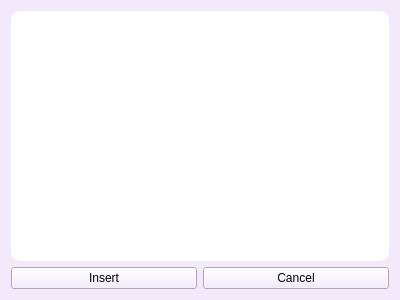
<?xml version="1.0" encoding="UTF-8"?>
<ui version="4.0">
 <class>FaceCharacter</class>
 <widget class="QWidget" name="FaceCharacter">
  <property name="geometry">
   <rect>
    <x>0</x>
    <y>0</y>
    <width>400</width>
    <height>300</height>
   </rect>
  </property>
  <property name="windowTitle">
   <string>ChatTime FaceCharacter</string>
  </property>
  <property name="styleSheet">
   <string notr="true">background-color: rgb(242, 233, 250);</string>
  </property>
  <layout class="QVBoxLayout" name="verticalLayout_2">
   <item>
    <layout class="QVBoxLayout" name="verticalLayout">
     <item>
      <widget class="QListWidget" name="faceCharacter">
       <property name="styleSheet">
        <string notr="true">QListWidget {

	background-color: rgb(255,255,255);
    border-radius: 10px;

}</string>
       </property>
       <property name="viewMode">
        <enum>QListView::IconMode</enum>
       </property>
      </widget>
     </item>
     <item>
      <layout class="QHBoxLayout" name="horizontalLayout">
       <item>
        <widget class="QPushButton" name="insertBtn">
         <property name="text">
          <string>Insert</string>
         </property>
        </widget>
       </item>
       <item>
        <widget class="QPushButton" name="cancelBtn">
         <property name="text">
          <string>Cancel</string>
         </property>
        </widget>
       </item>
      </layout>
     </item>
    </layout>
   </item>
  </layout>
 </widget>
 <resources/>
 <connections/>
</ui>
